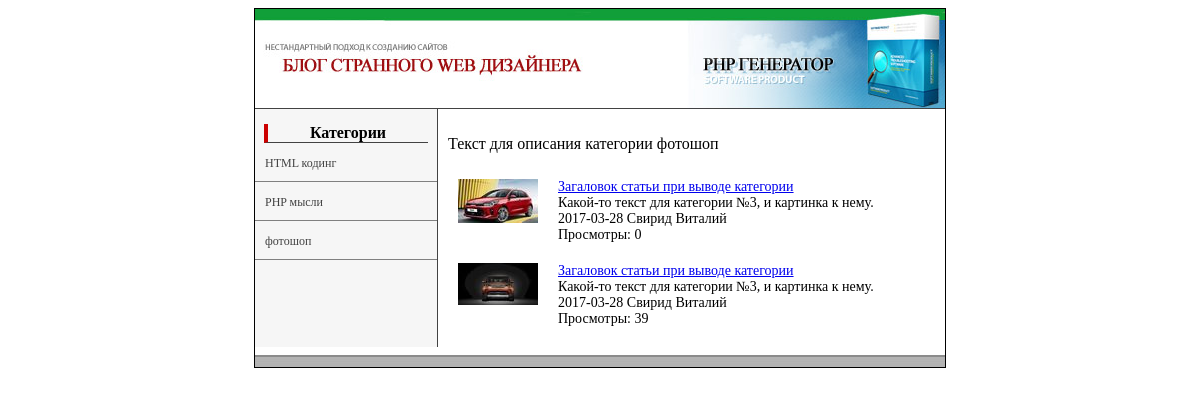
The app's page /view_cat.php?cat=3 with its own data.
### tables this page shows
CREATE TABLE `categories` (
  `id` int(11) NOT NULL,
  `title` varchar(255) NOT NULL,
  `meta_d` varchar(255) NOT NULL,
  `meta_k` varchar(255) NOT NULL,
  `text` text NOT NULL
);

CREATE TABLE `data` (
  `id` int(5) NOT NULL,
  `cat` int(1) NOT NULL,
  `meta_d` varchar(255) NOT NULL,
  `meta_k` varchar(255) NOT NULL,
  `description` text NOT NULL,
  `text` text NOT NULL,
  `view` int(7) NOT NULL,
  `author` varchar(100) NOT NULL,
  `date` date NOT NULL,
  `mini_img` varchar(255) NOT NULL,
  `title` varchar(255) NOT NULL
);

### view_cat.php (the view, shortened to what this page needs)
<?php
include("blocks/db.php");
if (isset($_GET['cat'])) {
    $cat = $_GET['cat'];
}
$result = mysqli_query($db,"SELECT * FROM categories WHERE id='$cat'");
if(mysqli_num_rows($result)>0){
    $myrow = mysqli_fetch_array($result);
}
else {
    echo "<p>Информация по запросу не может быть извлечена. В таблице нет записей.</p>";
    exit();
}
?>
<!DOCTYPE html>
<head lang="ru">
      <link rel="stylesheet" type="text/css" href="style.css">
</head>
<body>
    <table class="main_border" align="center" cellpadding="0"  cellspacing="0">
    	<?php include("blocks/header.php");?>
    	<tr>
	    	<td valign="top">
	    		<table width="100%" border="0" cellpadding="0" cellspacing="0">
                    <tr>
                        <?php include("blocks/left.php");?>
                        <td valign="top"><?php echo $myrow['text'];?>
                        <?php
                            $result = mysqli_query($db, "SELECT id,description,view,title,date,author,mini_img FROM data WHERE cat='$cat'");
if(mysqli_num_rows($result)>0){
    $myrow = mysqli_fetch_array($result);
    do {
        printf(
            "<div class='cat_view'>
                %s
                <div class='cat_data'>
                    <a href='view_posts.php?id=%s'>%s</a>
                    <br>
                    <p>%s</p>
                    <span>%s</span>
                    <span>%s</span>
                    <p>Просмотры: %s</p>
                </div>
            <div class='clear'></div>
            </div>",
           $myrow['mini_img'],$myrow['id'],$myrow['title'],$myrow['description'],$myrow['date'],$myrow['author'],$myrow['view']);
    }
while ($myrow = mysqli_fetch_array($result));
}
else {
    echo "<p>Информация по запросу не может быть извлечена. В таблице нет записей.</p>";
    exit();
}
                        ?>
                        </td>
                    </tr>
                </table>
	    	</td>
    	</tr>
	    	<?php include("blocks/footer.php");?>
    </table>
</body>
</html>

### blocks/left.php (shortened to what this page needs)
<td width="182px" class="left" valign="top">
<div class="nav_title">
	Категории
</div>
	<?
		$result2 = mysqli_query($db,"SELECT * FROM categories");
if(mysqli_num_rows($result2)>0){
    $myrow2 = mysqli_fetch_array($result2);
    do{
    	printf("<p><a href='view_cat.php?cat=%s'>%s</a></p>",$myrow2['id'],$myrow2['title']);
    }
    while ($myrow2 = mysqli_fetch_array($result2));
}
else {
    echo "<p>Информация по запросу не может быть извлечена. В таблице нет записей.</p>";
    exit();
}
	?>
</td>

### style.css (style rules this page uses)
table { width: 690px; }
.main_border { border:1px solid #000; }
.left { background-color: #f6f6f6; border-right: 1px solid #424242; }
.left a { text-decoration: none; font-size: 12px; text-align: center; color: #424242; }
.left p { border-bottom: 1px solid gray; margin:0; }
.nav_title { margin: 15px 5% 0 5%; font-weight: bold; text-align: center; border-left: 4px solid #cc0000; border-bottom: 1px solid #424242; }
p,h1 { padding: 10px; }
.cat_view { margin:0 20px 20px; }
.cat_view img { float: left; margin-right: 20px; }
.cat_data { overflow: hidden; font-size: 14px; }
.cat_data p { margin:0; padding: 0; }

### records on screen
categories: title "HTML кодинг"
categories: title "PHP мысли"
categories: title "фотошоп", text "Текст для описания категории фотошоп"
data: mini_img (picture), title "Загаловок статьи при выводе категории", description "Какой-то текст для категории №3, и картинка к нему.", date "2017-03-28", author "Свирид Виталий", view "0"
data: mini_img (picture), title "Загаловок статьи при выводе категории", description "Какой-то текст для категории №3, и картинка к нему.", date "2017-03-28", author "Свирид Виталий", view "39"
